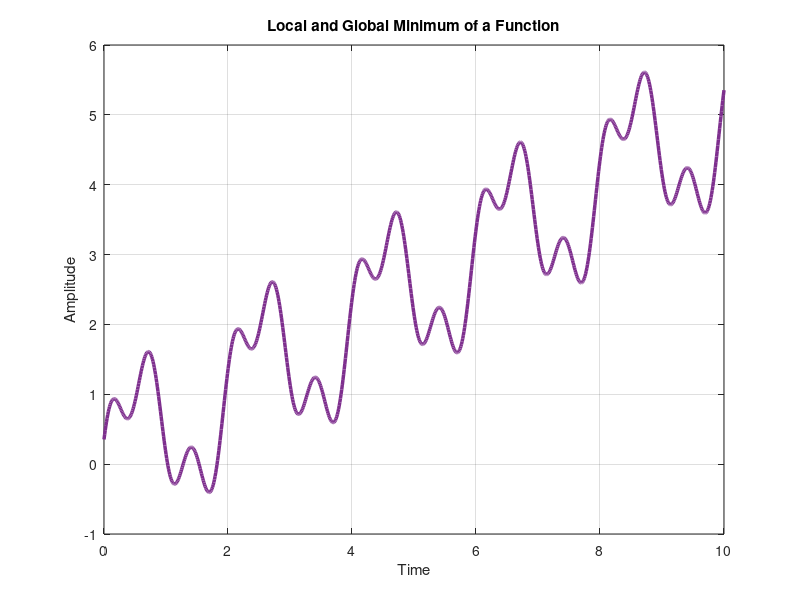

Reproduce this figure in MATLAB. (Note: this script raises an error after producing the figure.)
% Time vector
t = linspace(0, 10, 1000);

% Create a function with 4 peaks
y = sin(2*pi*0.5*t) + 0.5*sin(2*pi*1.5*t + pi/4);
s = linspace(0, 5, 1000);
y = y + s;
% Plot it
plot(t, y, 'Color',"#7E2F8E", 'LineWidth', 2.5,'DisplayName', 'Function');
grid on;
xlabel('Time');
ylabel('Amplitude');
title('Local and Global Minimum of a Function');


% Find local minima
local_min_idx = islocalmin(y);
hold on;
plot(t(local_min_idx), y(local_min_idx), 'ro', 'MarkerSize', 8, 'DisplayName', 'Local Minima');

% Global minimum
[y_min, idx_min] = min(y);
plot(t(idx_min), y_min, 'ko', 'MarkerSize', 10, 'MarkerFaceColor','k', 'DisplayName', 'Global Minimum');

legend show;